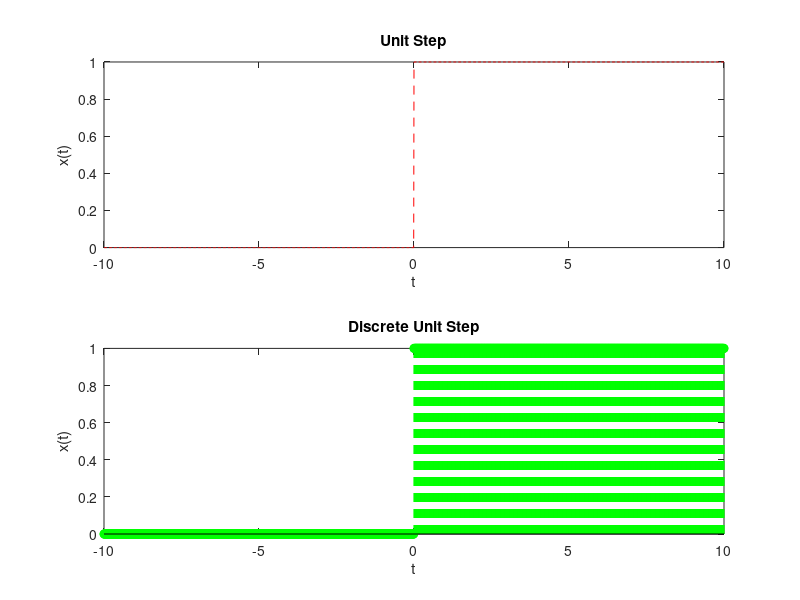

This chart was generated by the following MATLAB code:
t=-10:0.01:10;
x=(t>=0);
subplot(2,1,1);
plot(t,x,'--r');
xlabel('t');
ylabel('x(t)');
title("Unit Step");

subplot(2,1,2);
stem(t,x,'--g');
xlabel('t');
ylabel('x(t)');
title("Discrete Unit Step");
